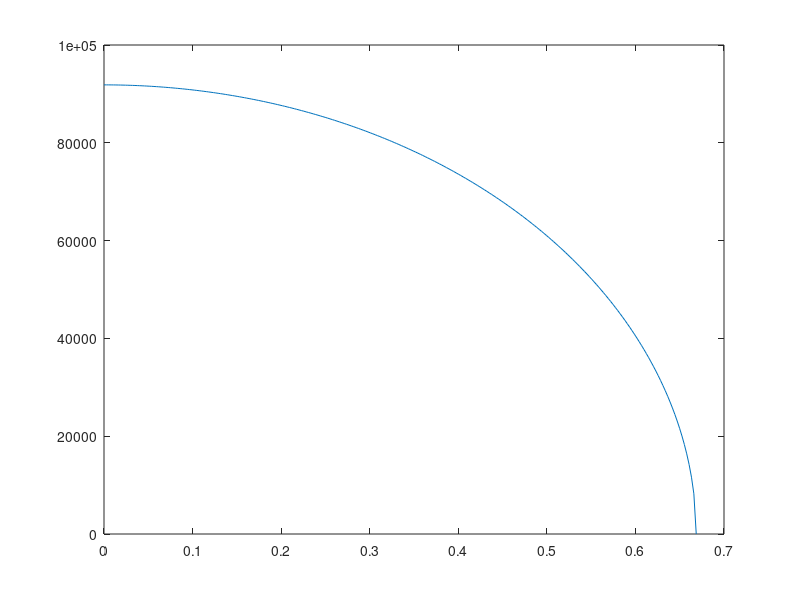

This figure's MATLAB source:
clear all
clc

n = 250;

E = 10.0^6;
nu = 0.3;

R = 4.0;
%x = 0.0;
%q = 0.625;

F = 96467.6; %2.0*R*q
P = F/(2.0*R);

P = F;

num = P*R*(1.0-nu^2);
den = E*pi();

b = 2.0*sqrt(num/den);
%P = 2*F/(pi()*b^2)*sqrt(b^2-x^2);

x=linspace(0,b,n);

for i=1:n
    SC(i) = 2*P/(pi()*b^2)*sqrt(b^2-x(i)^2);
end

plot(x,SC)

% clear all
% clc
% 
% syms F
% 
% E = 200.0;
% nu = 0.3;
% 
% R = 8.0;
% x = 0.0;
% 
% solve('-(E*(- x^2 - (4*F*R*(nu^2 - 1))/(E*pi))^(1/2))/(2*R*(nu^2 - 1))=9.3514', F)

% clear all
% clc
% 
% syms Sc F pi b x nu E R
% 
% num = F*R*(1.0-nu^2);
% den = E*pi;
% 
% b = 2.0*sqrt(num/den);
% 
% P = 2*F/(pi*b^2)*sqrt(b^2-x^2);
